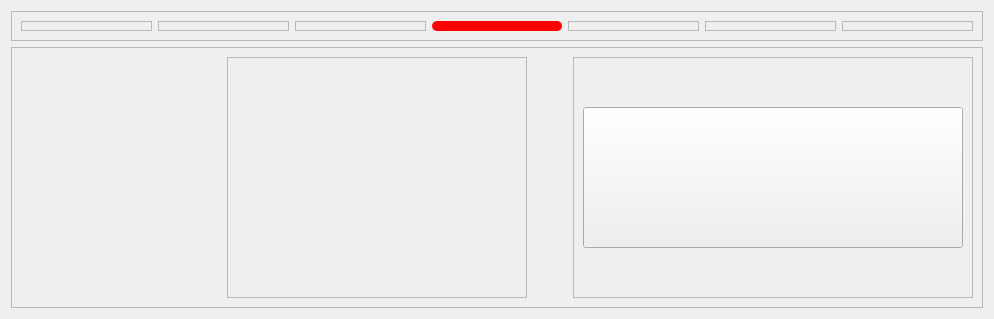
             <widget class="QWidget" name="StateSpacePage">
              <layout class="QVBoxLayout" name="verticalLayout_15">
               <item>
                <widget class="QFrame" name="frame_52">
                 <property name="minimumSize">
                  <size>
                   <width>0</width>
                   <height>30</height>
                  </size>
                 </property>
                 <property name="maximumSize">
                  <size>
                   <width>16777215</width>
                   <height>30</height>
                  </size>
                 </property>
                 <property name="frameShape">
                  <enum>QFrame::StyledPanel</enum>
                 </property>
                 <property name="frameShadow">
                  <enum>QFrame::Raised</enum>
                 </property>
                 <layout class="QHBoxLayout" name="horizontalLayout_13">
                  <item>
                   <widget class="QFrame" name="frame_53">
                    <property name="frameShape">
                     <enum>QFrame::StyledPanel</enum>
                    </property>
                    <property name="frameShadow">
                     <enum>QFrame::Raised</enum>
                    </property>
                   </widget>
                  </item>
                  <item>
                   <widget class="QFrame" name="frame_54">
                    <property name="frameShape">
                     <enum>QFrame::StyledPanel</enum>
                    </property>
                    <property name="frameShadow">
                     <enum>QFrame::Raised</enum>
                    </property>
                   </widget>
                  </item>
                  <item>
                   <widget class="QFrame" name="frame_56">
                    <property name="frameShape">
                     <enum>QFrame::StyledPanel</enum>
                    </property>
                    <property name="frameShadow">
                     <enum>QFrame::Raised</enum>
                    </property>
                   </widget>
                  </item>
                  <item>
                   <widget class="QFrame" name="frame_55">
                    <property name="styleSheet">
                     <string notr="true">background-color: rgb(255, 0, 0);
border-radius : 5px;
border: none;</string>
                    </property>
                    <property name="frameShape">
                     <enum>QFrame::StyledPanel</enum>
                    </property>
                    <property name="frameShadow">
                     <enum>QFrame::Raised</enum>
                    </property>
                   </widget>
                  </item>
                  <item>
                   <widget class="QFrame" name="frame_57">
                    <property name="frameShape">
                     <enum>QFrame::StyledPanel</enum>
                    </property>
                    <property name="frameShadow">
                     <enum>QFrame::Raised</enum>
                    </property>
                   </widget>
                  </item>
                  <item>
                   <widget class="QFrame" name="frame_58">
                    <property name="frameShape">
                     <enum>QFrame::StyledPanel</enum>
                    </property>
                    <property name="frameShadow">
                     <enum>QFrame::Raised</enum>
                    </property>
                   </widget>
                  </item>
                  <item>
                   <widget class="QFrame" name="frame_59">
                    <property name="frameShape">
                     <enum>QFrame::StyledPanel</enum>
                    </property>
                    <property name="frameShadow">
                     <enum>QFrame::Raised</enum>
                    </property>
                   </widget>
                  </item>
                 </layout>
                </widget>
               </item>
               <item>
                <widget class="QFrame" name="frame_47">
                 <property name="frameShape">
                  <enum>QFrame::StyledPanel</enum>
                 </property>
                 <property name="frameShadow">
                  <enum>QFrame::Raised</enum>
                 </property>
                 <layout class="QHBoxLayout" name="horizontalLayout_12">
                  <item>
                   <widget class="QFrame" name="frame_48">
                    <property name="sizePolicy">
                     <sizepolicy hsizetype="Expanding" vsizetype="Expanding">
                      <horstretch>0</horstretch>
                      <verstretch>0</verstretch>
                     </sizepolicy>
                    </property>
                    <property name="minimumSize">
                     <size>
                      <width>200</width>
                      <height>0</height>
                     </size>
                    </property>
                    <property name="styleSheet">
                     <string notr="true">image: url(:/Asset/Asset/Modul 6.png);
border: none;</string>
                    </property>
                    <property name="frameShape">
                     <enum>QFrame::StyledPanel</enum>
                    </property>
                    <property name="frameShadow">
                     <enum>QFrame::Raised</enum>
                    </property>
                   </widget>
                  </item>
                  <item>
                   <widget class="QFrame" name="frame_49">
                    <property name="minimumSize">
                     <size>
                      <width>300</width>
                      <height>0</height>
                     </size>
                    </property>
                    <property name="frameShape">
                     <enum>QFrame::StyledPanel</enum>
                    </property>
                    <property name="frameShadow">
                     <enum>QFrame::Raised</enum>
                    </property>
                    <layout class="QVBoxLayout" name="verticalLayout_13">
                     <item>
                      <widget class="QFrame" name="frame_50">
                       <property name="sizePolicy">
                        <sizepolicy hsizetype="Expanding" vsizetype="Expanding">
                         <horstretch>0</horstretch>
                         <verstretch>0</verstretch>
                        </sizepolicy>
                       </property>
                       <property name="styleSheet">
                        <string notr="true">image: url(:/Asset/Asset/SSM.png);
border: none;</string>
                       </property>
                       <property name="frameShape">
                        <enum>QFrame::StyledPanel</enum>
                       </property>
                       <property name="frameShadow">
                        <enum>QFrame::Raised</enum>
                       </property>
                      </widget>
                     </item>
                    </layout>
                   </widget>
                  </item>
                  <item>
                   <spacer name="horizontalSpacer_4">
                    <property name="orientation">
                     <enum>Qt::Horizontal</enum>
                    </property>
                    <property name="sizeHint" stdset="0">
                     <size>
                      <width>40</width>
                      <height>20</height>
                     </size>
                    </property>
                   </spacer>
                  </item>
                  <item>
                   <widget class="QFrame" name="frame_51">
                    <property name="minimumSize">
                     <size>
                      <width>400</width>
                      <height>0</height>
                     </size>
                    </property>
                    <property name="sizeIncrement">
                     <size>
                      <width>0</width>
                      <height>0</height>
                     </size>
                    </property>
                    <property name="frameShape">
                     <enum>QFrame::StyledPanel</enum>
                    </property>
                    <property name="frameShadow">
                     <enum>QFrame::Raised</enum>
                    </property>
                    <layout class="QVBoxLayout" name="verticalLayout_14">
                     <item>
                      <spacer name="verticalSpacer_7">
                       <property name="orientation">
                        <enum>Qt::Vertical</enum>
                       </property>
                       <property name="sizeHint" stdset="0">
                        <size>
                         <width>20</width>
                         <height>40</height>
                        </size>
                       </property>
                      </spacer>
                     </item>
                     <item>
                      <widget class="QPushButton" name="RunStateSpace">
                       <property name="sizePolicy">
                        <sizepolicy hsizetype="Expanding" vsizetype="Preferred">
                         <horstretch>0</horstretch>
                         <verstretch>0</verstretch>
                        </sizepolicy>
                       </property>
                       <property name="minimumSize">
                        <size>
                         <width>0</width>
                         <height>141</height>
                        </size>
                       </property>
                       <property name="styleSheet">
                        <string notr="true">QPushButton {
 		background-color: rgba(0, 255, 0, 255);
		border-color: rgb(255, 255, 255);
		border-radius : 2px;
		color: rgb(255, 255, 255);
		image: url(:/Asset/Asset/Run1.png);
		font-size: 40px;
		padding:7px;
		font-family: "SF Pro Display"; 
			font-weight: bold; 
    		font-style: normal;

}

/* Saat mouse hover */
QPushButton:hover {
	image: url(:/Asset/Asset/Run2.png);
    background-color: rgba(0, 200, 0, 225);
};
border: none;</string>
                       </property>
                       <property name="text">
                        <string />
                       </property>
                      </widget>
                     </item>
                     <item>
                      <spacer name="verticalSpacer_8">
                       <property name="orientation">
                        <enum>Qt::Vertical</enum>
                       </property>
                       <property name="sizeHint" stdset="0">
                        <size>
                         <width>20</width>
                         <height>40</height>
                        </size>
                       </property>
                      </spacer>
                     </item>
                    </layout>
                   </widget>
                  </item>
                 </layout>
                </widget>
               </item>
              </layout>
             </widget>
